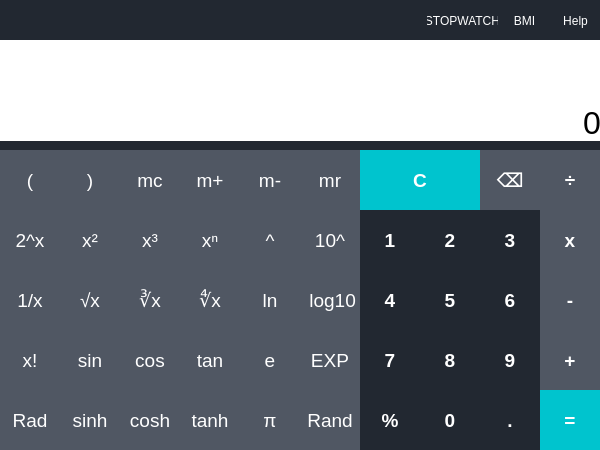
<?xml version="1.0" encoding="UTF-8"?>
<ui version="4.0">
 <class>Dialog</class>
 <widget class="QDialog" name="Dialog">
  <property name="geometry">
   <rect>
    <x>0</x>
    <y>0</y>
    <width>600</width>
    <height>450</height>
   </rect>
  </property>
  <property name="windowTitle">
   <string>Dialog</string>
  </property>
  <property name="styleSheet">
   <string notr="true">background-color:rgb(34, 40, 49);


</string>
  </property>
  <widget class="QLabel" name="display">
   <property name="geometry">
    <rect>
     <x>0</x>
     <y>40</y>
     <width>601</width>
     <height>101</height>
    </rect>
   </property>
   <property name="font">
    <font>
     <family>Microsoft YaHei UI</family>
     <pointsize>24</pointsize>
    </font>
   </property>
   <property name="styleSheet">
    <string notr="true">background-color:rgb(255, 255, 255);
</string>
   </property>
   <property name="text">
    <string>0</string>
   </property>
   <property name="alignment">
    <set>Qt::AlignBottom|Qt::AlignRight|Qt::AlignTrailing</set>
   </property>
   <property name="margin">
    <number>10</number>
   </property>
  </widget>
  <widget class="QPushButton" name="button_number_one">
   <property name="geometry">
    <rect>
     <x>360</x>
     <y>210</y>
     <width>60</width>
     <height>60</height>
    </rect>
   </property>
   <property name="font">
    <font>
     <family>Microsoft YaHei UI</family>
     <pointsize>14</pointsize>
     <weight>75</weight>
     <bold>true</bold>
    </font>
   </property>
   <property name="styleSheet">
    <string notr="true">QPushButton{
color:rgb(255,255,255);
border-style:none
}

QPushButton:pressed{
color:rgb(0,0,0);
background-color:rgb(149, 153, 160);
}</string>
   </property>
   <property name="text">
    <string>1</string>
   </property>
  </widget>
  <widget class="QPushButton" name="button_open">
   <property name="geometry">
    <rect>
     <x>0</x>
     <y>150</y>
     <width>60</width>
     <height>60</height>
    </rect>
   </property>
   <property name="font">
    <font>
     <family>Microsoft YaHei UI</family>
     <pointsize>14</pointsize>
     <weight>50</weight>
     <bold>false</bold>
    </font>
   </property>
   <property name="styleSheet">
    <string notr="true">QPushButton{
color:rgb(255,255,255);
background-color:rgb(80, 87, 99);
border-style:none
}

QPushButton:pressed{
color:rgb(0,0,0);
background-color:rgb(149, 153, 160);
}</string>
   </property>
   <property name="text">
    <string>(</string>
   </property>
  </widget>
  <widget class="QPushButton" name="button_close">
   <property name="geometry">
    <rect>
     <x>60</x>
     <y>150</y>
     <width>60</width>
     <height>60</height>
    </rect>
   </property>
   <property name="font">
    <font>
     <family>Microsoft YaHei UI</family>
     <pointsize>14</pointsize>
     <weight>50</weight>
     <bold>false</bold>
    </font>
   </property>
   <property name="styleSheet">
    <string notr="true">QPushButton{
color:rgb(255,255,255);
background-color:rgb(80, 87, 99);
border-style:none
}

QPushButton:pressed{
color:rgb(0,0,0);
background-color:rgb(149, 153, 160);
}</string>
   </property>
   <property name="text">
    <string>)</string>
   </property>
  </widget>
  <widget class="QPushButton" name="button_mc">
   <property name="geometry">
    <rect>
     <x>120</x>
     <y>150</y>
     <width>60</width>
     <height>60</height>
    </rect>
   </property>
   <property name="font">
    <font>
     <family>Microsoft YaHei UI</family>
     <pointsize>14</pointsize>
     <weight>50</weight>
     <bold>false</bold>
    </font>
   </property>
   <property name="styleSheet">
    <string notr="true">QPushButton{
color:rgb(255,255,255);
background-color:rgb(80, 87, 99);
border-style:none
}

QPushButton:pressed{
color:rgb(0,0,0);
background-color:rgb(149, 153, 160);
}</string>
   </property>
   <property name="text">
    <string>mc</string>
   </property>
  </widget>
  <widget class="QPushButton" name="button_m_plus">
   <property name="geometry">
    <rect>
     <x>180</x>
     <y>150</y>
     <width>60</width>
     <height>60</height>
    </rect>
   </property>
   <property name="font">
    <font>
     <family>Microsoft YaHei UI</family>
     <pointsize>14</pointsize>
     <weight>50</weight>
     <bold>false</bold>
    </font>
   </property>
   <property name="styleSheet">
    <string notr="true">QPushButton{
color:rgb(255,255,255);
background-color:rgb(80, 87, 99);
border-style:none
}

QPushButton:pressed{
color:rgb(0,0,0);
background-color:rgb(149, 153, 160);
}</string>
   </property>
   <property name="text">
    <string>m+</string>
   </property>
  </widget>
  <widget class="QPushButton" name="button_m_minus">
   <property name="geometry">
    <rect>
     <x>240</x>
     <y>150</y>
     <width>60</width>
     <height>60</height>
    </rect>
   </property>
   <property name="font">
    <font>
     <family>Microsoft YaHei UI</family>
     <pointsize>14</pointsize>
     <weight>50</weight>
     <bold>false</bold>
    </font>
   </property>
   <property name="styleSheet">
    <string notr="true">QPushButton{
color:rgb(255,255,255);
background-color:rgb(80, 87, 99);
border-style:none
}

QPushButton:pressed{
color:rgb(0,0,0);
background-color:rgb(149, 153, 160);
}</string>
   </property>
   <property name="text">
    <string>m-</string>
   </property>
  </widget>
  <widget class="QPushButton" name="button_mr">
   <property name="geometry">
    <rect>
     <x>300</x>
     <y>150</y>
     <width>60</width>
     <height>60</height>
    </rect>
   </property>
   <property name="font">
    <font>
     <family>Microsoft YaHei UI</family>
     <pointsize>14</pointsize>
     <weight>50</weight>
     <bold>false</bold>
    </font>
   </property>
   <property name="styleSheet">
    <string notr="true">QPushButton{
color:rgb(255,255,255);
background-color:rgb(80, 87, 99);
border-style:none
}

QPushButton:pressed{
color:rgb(0,0,0);
background-color:rgb(149, 153, 160);
}</string>
   </property>
   <property name="text">
    <string>mr</string>
   </property>
  </widget>
  <widget class="QPushButton" name="button_division">
   <property name="geometry">
    <rect>
     <x>540</x>
     <y>150</y>
     <width>60</width>
     <height>60</height>
    </rect>
   </property>
   <property name="font">
    <font>
     <family>Microsoft YaHei UI</family>
     <pointsize>14</pointsize>
     <weight>75</weight>
     <bold>true</bold>
    </font>
   </property>
   <property name="styleSheet">
    <string notr="true">QPushButton{
color:rgb(255,255,255);
background-color:rgb(80, 87, 99);
border-style:none
}

QPushButton:pressed{
color:rgb(0,0,0);
background-color:rgb(149, 153, 160);
}</string>
   </property>
   <property name="text">
    <string>÷</string>
   </property>
  </widget>
  <widget class="QPushButton" name="button_clear_all">
   <property name="geometry">
    <rect>
     <x>360</x>
     <y>150</y>
     <width>120</width>
     <height>60</height>
    </rect>
   </property>
   <property name="font">
    <font>
     <family>Microsoft YaHei UI</family>
     <pointsize>14</pointsize>
     <weight>75</weight>
     <bold>true</bold>
    </font>
   </property>
   <property name="styleSheet">
    <string notr="true">QPushButton{
color:rgb(255,255,255);
background-color:rgb(0, 196, 206);
border-style:none
}

QPushButton:pressed{
color:rgb(0,0,0);
background-color:rgb(107, 233, 239);
}</string>
   </property>
   <property name="text">
    <string>C</string>
   </property>
  </widget>
  <widget class="QPushButton" name="button_delete">
   <property name="geometry">
    <rect>
     <x>480</x>
     <y>150</y>
     <width>60</width>
     <height>60</height>
    </rect>
   </property>
   <property name="font">
    <font>
     <family>Microsoft YaHei UI</family>
     <pointsize>14</pointsize>
     <weight>75</weight>
     <bold>true</bold>
    </font>
   </property>
   <property name="styleSheet">
    <string notr="true">QPushButton{
color:rgb(255,255,255);
background-color:rgb(80, 87, 99);
border-style:none
}

QPushButton:pressed{
color:rgb(0,0,0);
background-color:rgb(149, 153, 160);
}</string>
   </property>
   <property name="text">
    <string>⌫</string>
   </property>
  </widget>
  <widget class="QPushButton" name="button_pow_3">
   <property name="geometry">
    <rect>
     <x>120</x>
     <y>210</y>
     <width>60</width>
     <height>60</height>
    </rect>
   </property>
   <property name="font">
    <font>
     <family>Microsoft YaHei UI</family>
     <pointsize>14</pointsize>
     <weight>50</weight>
     <bold>false</bold>
    </font>
   </property>
   <property name="styleSheet">
    <string notr="true">QPushButton{
color:rgb(255,255,255);
background-color:rgb(80, 87, 99);
border-style:none
}

QPushButton:pressed{
color:rgb(0,0,0);
background-color:rgb(149, 153, 160);
}</string>
   </property>
   <property name="text">
    <string>x³</string>
   </property>
  </widget>
  <widget class="QPushButton" name="button_power_two">
   <property name="geometry">
    <rect>
     <x>0</x>
     <y>210</y>
     <width>60</width>
     <height>60</height>
    </rect>
   </property>
   <property name="font">
    <font>
     <family>Microsoft YaHei UI</family>
     <pointsize>14</pointsize>
     <weight>50</weight>
     <bold>false</bold>
    </font>
   </property>
   <property name="styleSheet">
    <string notr="true">QPushButton{
color:rgb(255,255,255);
background-color:rgb(80, 87, 99);
border-style:none
}

QPushButton:pressed{
color:rgb(0,0,0);
background-color:rgb(149, 153, 160);
}</string>
   </property>
   <property name="text">
    <string>2^x</string>
   </property>
  </widget>
  <widget class="QPushButton" name="button_exponent">
   <property name="geometry">
    <rect>
     <x>240</x>
     <y>210</y>
     <width>60</width>
     <height>60</height>
    </rect>
   </property>
   <property name="font">
    <font>
     <family>Microsoft YaHei UI</family>
     <pointsize>14</pointsize>
     <weight>50</weight>
     <bold>false</bold>
    </font>
   </property>
   <property name="styleSheet">
    <string notr="true">QPushButton{
color:rgb(255,255,255);
background-color:rgb(80, 87, 99);
border-style:none
}

QPushButton:pressed{
color:rgb(0,0,0);
background-color:rgb(149, 153, 160);
}</string>
   </property>
   <property name="text">
    <string>^</string>
   </property>
  </widget>
  <widget class="QPushButton" name="button_power_ten">
   <property name="geometry">
    <rect>
     <x>300</x>
     <y>210</y>
     <width>60</width>
     <height>60</height>
    </rect>
   </property>
   <property name="font">
    <font>
     <family>Microsoft YaHei UI</family>
     <pointsize>14</pointsize>
     <weight>50</weight>
     <bold>false</bold>
    </font>
   </property>
   <property name="styleSheet">
    <string notr="true">QPushButton{
color:rgb(255,255,255);
background-color:rgb(80, 87, 99);
border-style:none
}

QPushButton:pressed{
color:rgb(0,0,0);
background-color:rgb(149, 153, 160);
}</string>
   </property>
   <property name="text">
    <string>10^</string>
   </property>
  </widget>
  <widget class="QPushButton" name="button_pow_two">
   <property name="geometry">
    <rect>
     <x>60</x>
     <y>210</y>
     <width>60</width>
     <height>60</height>
    </rect>
   </property>
   <property name="font">
    <font>
     <family>Microsoft YaHei UI</family>
     <pointsize>14</pointsize>
     <weight>50</weight>
     <bold>false</bold>
    </font>
   </property>
   <property name="styleSheet">
    <string notr="true">QPushButton{
color:rgb(255,255,255);
background-color:rgb(80, 87, 99);
border-style:none
}

QPushButton:pressed{
color:rgb(0,0,0);
background-color:rgb(149, 153, 160);
}</string>
   </property>
   <property name="text">
    <string>x²</string>
   </property>
  </widget>
  <widget class="QPushButton" name="button_pow_n">
   <property name="geometry">
    <rect>
     <x>180</x>
     <y>210</y>
     <width>60</width>
     <height>60</height>
    </rect>
   </property>
   <property name="font">
    <font>
     <family>Microsoft YaHei UI</family>
     <pointsize>14</pointsize>
     <weight>50</weight>
     <bold>false</bold>
    </font>
   </property>
   <property name="styleSheet">
    <string notr="true">QPushButton{
color:rgb(255,255,255);
background-color:rgb(80, 87, 99);
border-style:none
}

QPushButton:pressed{
color:rgb(0,0,0);
background-color:rgb(149, 153, 160);
}</string>
   </property>
   <property name="text">
    <string>xⁿ</string>
   </property>
  </widget>
  <widget class="QPushButton" name="button_thrd_rt">
   <property name="geometry">
    <rect>
     <x>120</x>
     <y>270</y>
     <width>60</width>
     <height>60</height>
    </rect>
   </property>
   <property name="font">
    <font>
     <family>Microsoft YaHei UI</family>
     <pointsize>14</pointsize>
     <weight>50</weight>
     <bold>false</bold>
    </font>
   </property>
   <property name="styleSheet">
    <string notr="true">QPushButton{
color:rgb(255,255,255);
background-color:rgb(80, 87, 99);
border-style:none
}

QPushButton:pressed{
color:rgb(0,0,0);
background-color:rgb(149, 153, 160);
}</string>
   </property>
   <property name="text">
    <string>∛x</string>
   </property>
  </widget>
  <widget class="QPushButton" name="button_fraction">
   <property name="geometry">
    <rect>
     <x>0</x>
     <y>270</y>
     <width>60</width>
     <height>60</height>
    </rect>
   </property>
   <property name="font">
    <font>
     <family>Microsoft YaHei UI</family>
     <pointsize>14</pointsize>
     <weight>50</weight>
     <bold>false</bold>
    </font>
   </property>
   <property name="styleSheet">
    <string notr="true">QPushButton{
color:rgb(255,255,255);
background-color:rgb(80, 87, 99);
border-style:none
}

QPushButton:pressed{
color:rgb(0,0,0);
background-color:rgb(149, 153, 160);
}</string>
   </property>
   <property name="text">
    <string>1/x</string>
   </property>
  </widget>
  <widget class="QPushButton" name="button_ln">
   <property name="geometry">
    <rect>
     <x>240</x>
     <y>270</y>
     <width>60</width>
     <height>60</height>
    </rect>
   </property>
   <property name="font">
    <font>
     <family>Microsoft YaHei UI</family>
     <pointsize>14</pointsize>
     <weight>50</weight>
     <bold>false</bold>
    </font>
   </property>
   <property name="styleSheet">
    <string notr="true">QPushButton{
color:rgb(255,255,255);
background-color:rgb(80, 87, 99);
border-style:none
}

QPushButton:pressed{
color:rgb(0,0,0);
background-color:rgb(149, 153, 160);
}</string>
   </property>
   <property name="text">
    <string>ln</string>
   </property>
  </widget>
  <widget class="QPushButton" name="button_log">
   <property name="geometry">
    <rect>
     <x>300</x>
     <y>270</y>
     <width>60</width>
     <height>60</height>
    </rect>
   </property>
   <property name="font">
    <font>
     <family>Microsoft YaHei UI</family>
     <pointsize>14</pointsize>
     <weight>50</weight>
     <bold>false</bold>
    </font>
   </property>
   <property name="styleSheet">
    <string notr="true">QPushButton{
color:rgb(255,255,255);
background-color:rgb(80, 87, 99);
border-style:none
}

QPushButton:pressed{
color:rgb(0,0,0);
background-color:rgb(149, 153, 160);
}</string>
   </property>
   <property name="text">
    <string> log10</string>
   </property>
  </widget>
  <widget class="QPushButton" name="button_sqrt">
   <property name="geometry">
    <rect>
     <x>60</x>
     <y>270</y>
     <width>60</width>
     <height>60</height>
    </rect>
   </property>
   <property name="font">
    <font>
     <family>Microsoft YaHei UI</family>
     <pointsize>14</pointsize>
     <weight>50</weight>
     <bold>false</bold>
    </font>
   </property>
   <property name="styleSheet">
    <string notr="true">QPushButton{
color:rgb(255,255,255);
background-color:rgb(80, 87, 99);
border-style:none
}

QPushButton:pressed{
color:rgb(0,0,0);
background-color:rgb(149, 153, 160);
}</string>
   </property>
   <property name="text">
    <string>√x</string>
   </property>
  </widget>
  <widget class="QPushButton" name="button_fourth_rt">
   <property name="geometry">
    <rect>
     <x>180</x>
     <y>270</y>
     <width>60</width>
     <height>60</height>
    </rect>
   </property>
   <property name="font">
    <font>
     <family>Microsoft YaHei UI</family>
     <pointsize>14</pointsize>
     <weight>50</weight>
     <bold>false</bold>
    </font>
   </property>
   <property name="styleSheet">
    <string notr="true">QPushButton{
color:rgb(255,255,255);
background-color:rgb(80, 87, 99);
border-style:none
}

QPushButton:pressed{
color:rgb(0,0,0);
background-color:rgb(149, 153, 160);
}</string>
   </property>
   <property name="text">
    <string>∜x</string>
   </property>
  </widget>
  <widget class="QPushButton" name="button_cos">
   <property name="geometry">
    <rect>
     <x>120</x>
     <y>330</y>
     <width>60</width>
     <height>60</height>
    </rect>
   </property>
   <property name="font">
    <font>
     <family>Microsoft YaHei UI</family>
     <pointsize>14</pointsize>
     <weight>50</weight>
     <bold>false</bold>
    </font>
   </property>
   <property name="styleSheet">
    <string notr="true">QPushButton{
color:rgb(255,255,255);
background-color:rgb(80, 87, 99);
border-style:none
}

QPushButton:pressed{
color:rgb(0,0,0);
background-color:rgb(149, 153, 160);
}</string>
   </property>
   <property name="text">
    <string>cos</string>
   </property>
  </widget>
  <widget class="QPushButton" name="button_factorial">
   <property name="geometry">
    <rect>
     <x>0</x>
     <y>330</y>
     <width>60</width>
     <height>60</height>
    </rect>
   </property>
   <property name="font">
    <font>
     <family>Microsoft YaHei UI</family>
     <pointsize>14</pointsize>
     <weight>50</weight>
     <bold>false</bold>
    </font>
   </property>
   <property name="styleSheet">
    <string notr="true">QPushButton{
color:rgb(255,255,255);
background-color:rgb(80, 87, 99);
border-style:none
}

QPushButton:pressed{
color:rgb(0,0,0);
background-color:rgb(149, 153, 160);
}</string>
   </property>
   <property name="text">
    <string>x!</string>
   </property>
  </widget>
  <widget class="QPushButton" name="button_e">
   <property name="geometry">
    <rect>
     <x>240</x>
     <y>330</y>
     <width>60</width>
     <height>60</height>
    </rect>
   </property>
   <property name="font">
    <font>
     <family>Microsoft YaHei UI</family>
     <pointsize>14</pointsize>
     <weight>50</weight>
     <bold>false</bold>
    </font>
   </property>
   <property name="styleSheet">
    <string notr="true">QPushButton{
color:rgb(255,255,255);
background-color:rgb(80, 87, 99);
border-style:none
}

QPushButton:pressed{
color:rgb(0,0,0);
background-color:rgb(149, 153, 160);
}</string>
   </property>
   <property name="text">
    <string>e</string>
   </property>
  </widget>
  <widget class="QPushButton" name="button_exp">
   <property name="geometry">
    <rect>
     <x>300</x>
     <y>330</y>
     <width>60</width>
     <height>60</height>
    </rect>
   </property>
   <property name="font">
    <font>
     <family>Microsoft YaHei UI</family>
     <pointsize>14</pointsize>
     <weight>50</weight>
     <bold>false</bold>
    </font>
   </property>
   <property name="styleSheet">
    <string notr="true">QPushButton{
color:rgb(255,255,255);
background-color:rgb(80, 87, 99);
border-style:none
}

QPushButton:pressed{
color:rgb(0,0,0);
background-color:rgb(149, 153, 160);
}</string>
   </property>
   <property name="text">
    <string>EXP</string>
   </property>
  </widget>
  <widget class="QPushButton" name="button_sin">
   <property name="geometry">
    <rect>
     <x>60</x>
     <y>330</y>
     <width>60</width>
     <height>60</height>
    </rect>
   </property>
   <property name="font">
    <font>
     <family>Microsoft YaHei UI</family>
     <pointsize>14</pointsize>
     <weight>50</weight>
     <bold>false</bold>
    </font>
   </property>
   <property name="styleSheet">
    <string notr="true">QPushButton{
color:rgb(255,255,255);
background-color:rgb(80, 87, 99);
border-style:none
}

QPushButton:pressed{
color:rgb(0,0,0);
background-color:rgb(149, 153, 160);
}</string>
   </property>
   <property name="text">
    <string>sin</string>
   </property>
  </widget>
  <widget class="QPushButton" name="button_tan">
   <property name="geometry">
    <rect>
     <x>180</x>
     <y>330</y>
     <width>60</width>
     <height>60</height>
    </rect>
   </property>
   <property name="font">
    <font>
     <family>Microsoft YaHei UI</family>
     <pointsize>14</pointsize>
     <weight>50</weight>
     <bold>false</bold>
    </font>
   </property>
   <property name="styleSheet">
    <string notr="true">QPushButton{
color:rgb(255,255,255);
background-color:rgb(80, 87, 99);
border-style:none
}

QPushButton:pressed{
color:rgb(0,0,0);
background-color:rgb(149, 153, 160);
}</string>
   </property>
   <property name="text">
    <string>tan</string>
   </property>
  </widget>
  <widget class="QPushButton" name="button_cosh">
   <property name="geometry">
    <rect>
     <x>120</x>
     <y>390</y>
     <width>60</width>
     <height>60</height>
    </rect>
   </property>
   <property name="font">
    <font>
     <family>Microsoft YaHei UI</family>
     <pointsize>14</pointsize>
     <weight>50</weight>
     <bold>false</bold>
    </font>
   </property>
   <property name="styleSheet">
    <string notr="true">QPushButton{
color:rgb(255,255,255);
background-color:rgb(80, 87, 99);
border-style:none
}

QPushButton:pressed{
color:rgb(0,0,0);
background-color:rgb(149, 153, 160);
}</string>
   </property>
   <property name="text">
    <string>cosh</string>
   </property>
  </widget>
  <widget class="QPushButton" name="button_rad">
   <property name="geometry">
    <rect>
     <x>0</x>
     <y>390</y>
     <width>60</width>
     <height>60</height>
    </rect>
   </property>
   <property name="font">
    <font>
     <family>Microsoft YaHei UI</family>
     <pointsize>14</pointsize>
     <weight>50</weight>
     <bold>false</bold>
    </font>
   </property>
   <property name="styleSheet">
    <string notr="true">QPushButton{
color:rgb(255,255,255);
background-color:rgb(80, 87, 99);
border-style:none
}

QPushButton:pressed{
color:rgb(0,0,0);
background-color:rgb(149, 153, 160);
}</string>
   </property>
   <property name="text">
    <string>Rad</string>
   </property>
  </widget>
  <widget class="QPushButton" name="button_pi">
   <property name="geometry">
    <rect>
     <x>240</x>
     <y>390</y>
     <width>60</width>
     <height>60</height>
    </rect>
   </property>
   <property name="font">
    <font>
     <family>Microsoft YaHei UI</family>
     <pointsize>14</pointsize>
     <weight>50</weight>
     <bold>false</bold>
    </font>
   </property>
   <property name="styleSheet">
    <string notr="true">QPushButton{
color:rgb(255,255,255);
background-color:rgb(80, 87, 99);
border-style:none
}

QPushButton:pressed{
color:rgb(0,0,0);
background-color:rgb(149, 153, 160);
}</string>
   </property>
   <property name="text">
    <string>π</string>
   </property>
  </widget>
  <widget class="QPushButton" name="button_rand">
   <property name="geometry">
    <rect>
     <x>300</x>
     <y>390</y>
     <width>60</width>
     <height>60</height>
    </rect>
   </property>
   <property name="font">
    <font>
     <family>Microsoft YaHei UI</family>
     <pointsize>14</pointsize>
     <weight>50</weight>
     <bold>false</bold>
    </font>
   </property>
   <property name="styleSheet">
    <string notr="true">QPushButton{
color:rgb(255,255,255);
background-color:rgb(80, 87, 99);
border-style:none
}

QPushButton:pressed{
color:rgb(0,0,0);
background-color:rgb(149, 153, 160);
}</string>
   </property>
   <property name="text">
    <string>Rand</string>
   </property>
  </widget>
  <widget class="QPushButton" name="button_sinh">
   <property name="geometry">
    <rect>
     <x>60</x>
     <y>390</y>
     <width>60</width>
     <height>60</height>
    </rect>
   </property>
   <property name="font">
    <font>
     <family>Microsoft YaHei UI</family>
     <pointsize>14</pointsize>
     <weight>50</weight>
     <bold>false</bold>
    </font>
   </property>
   <property name="styleSheet">
    <string notr="true">QPushButton{
color:rgb(255,255,255);
background-color:rgb(80, 87, 99);
border-style:none
}

QPushButton:pressed{
color:rgb(0,0,0);
background-color:rgb(149, 153, 160);
}</string>
   </property>
   <property name="text">
    <string>sinh</string>
   </property>
  </widget>
  <widget class="QPushButton" name="button_tanh">
   <property name="geometry">
    <rect>
     <x>180</x>
     <y>390</y>
     <width>60</width>
     <height>60</height>
    </rect>
   </property>
   <property name="font">
    <font>
     <family>Microsoft YaHei UI</family>
     <pointsize>14</pointsize>
     <weight>50</weight>
     <bold>false</bold>
    </font>
   </property>
   <property name="styleSheet">
    <string notr="true">QPushButton{
color:rgb(255,255,255);
background-color:rgb(80, 87, 99);
border-style:none
}

QPushButton:pressed{
color:rgb(0,0,0);
background-color:rgb(149, 153, 160);
}</string>
   </property>
   <property name="text">
    <string>tanh</string>
   </property>
  </widget>
  <widget class="QPushButton" name="button_number_two">
   <property name="geometry">
    <rect>
     <x>420</x>
     <y>210</y>
     <width>60</width>
     <height>60</height>
    </rect>
   </property>
   <property name="font">
    <font>
     <family>Microsoft YaHei UI</family>
     <pointsize>14</pointsize>
     <weight>75</weight>
     <bold>true</bold>
    </font>
   </property>
   <property name="styleSheet">
    <string notr="true">QPushButton{
color:rgb(255,255,255);
border-style:none
}

QPushButton:pressed{
color:rgb(0,0,0);
background-color:rgb(149, 153, 160);
}</string>
   </property>
   <property name="text">
    <string>2</string>
   </property>
  </widget>
  <widget class="QPushButton" name="button_number_three">
   <property name="geometry">
    <rect>
     <x>480</x>
     <y>210</y>
     <width>60</width>
     <height>60</height>
    </rect>
   </property>
   <property name="font">
    <font>
     <family>Microsoft YaHei UI</family>
     <pointsize>14</pointsize>
     <weight>75</weight>
     <bold>true</bold>
    </font>
   </property>
   <property name="styleSheet">
    <string notr="true">QPushButton{
color:rgb(255,255,255);
border-style:none
}

QPushButton:pressed{
color:rgb(0,0,0);
background-color:rgb(149, 153, 160);
}</string>
   </property>
   <property name="text">
    <string>3</string>
   </property>
  </widget>
  <widget class="QPushButton" name="button_number_five">
   <property name="geometry">
    <rect>
     <x>420</x>
     <y>270</y>
     <width>60</width>
     <height>60</height>
    </rect>
   </property>
   <property name="font">
    <font>
     <family>Microsoft YaHei UI</family>
     <pointsize>14</pointsize>
     <weight>75</weight>
     <bold>true</bold>
    </font>
   </property>
   <property name="styleSheet">
    <string notr="true">QPushButton{
color:rgb(255,255,255);
border-style:none
}

QPushButton:pressed{
color:rgb(0,0,0);
background-color:rgb(149, 153, 160);
}</string>
   </property>
   <property name="text">
    <string>5</string>
   </property>
  </widget>
  <widget class="QPushButton" name="button_number_four">
   <property name="geometry">
    <rect>
     <x>360</x>
     <y>270</y>
     <width>60</width>
     <height>60</height>
    </rect>
   </property>
   <property name="font">
    <font>
     <family>Microsoft YaHei UI</family>
     <pointsize>14</pointsize>
     <weight>75</weight>
     <bold>true</bold>
    </font>
   </property>
   <property name="styleSheet">
    <string notr="true">QPushButton{
color:rgb(255,255,255);
border-style:none
}

QPushButton:pressed{
color:rgb(0,0,0);
background-color:rgb(149, 153, 160);
}</string>
   </property>
   <property name="text">
    <string>4</string>
   </property>
  </widget>
  <widget class="QPushButton" name="button_number_six">
   <property name="geometry">
    <rect>
     <x>480</x>
     <y>270</y>
     <width>60</width>
     <height>60</height>
    </rect>
   </property>
   <property name="font">
    <font>
     <family>Microsoft YaHei UI</family>
     <pointsize>14</pointsize>
     <weight>75</weight>
     <bold>true</bold>
    </font>
   </property>
   <property name="styleSheet">
    <string notr="true">QPushButton{
color:rgb(255,255,255);
border-style:none
}

QPushButton:pressed{
color:rgb(0,0,0);
background-color:rgb(149, 153, 160);
}</string>
   </property>
   <property name="text">
    <string>6</string>
   </property>
  </widget>
  <widget class="QPushButton" name="button_number_eight">
   <property name="geometry">
    <rect>
     <x>420</x>
     <y>330</y>
     <width>60</width>
     <height>60</height>
    </rect>
   </property>
   <property name="font">
    <font>
     <family>Microsoft YaHei UI</family>
     <pointsize>14</pointsize>
     <weight>75</weight>
     <bold>true</bold>
    </font>
   </property>
   <property name="styleSheet">
    <string notr="true">QPushButton{
color:rgb(255,255,255);
border-style:none
}

QPushButton:pressed{
color:rgb(0,0,0);
background-color:rgb(149, 153, 160);
}</string>
   </property>
   <property name="text">
    <string>8</string>
   </property>
  </widget>
  <widget class="QPushButton" name="button_number_seven">
   <property name="geometry">
    <rect>
     <x>360</x>
     <y>330</y>
     <width>60</width>
     <height>60</height>
    </rect>
   </property>
   <property name="font">
    <font>
     <family>Microsoft YaHei UI</family>
     <pointsize>14</pointsize>
     <weight>75</weight>
     <bold>true</bold>
    </font>
   </property>
   <property name="styleSheet">
    <string notr="true">QPushButton{
color:rgb(255,255,255);
border-style:none
}

QPushButton:pressed{
color:rgb(0,0,0);
background-color:rgb(149, 153, 160);
}</string>
   </property>
   <property name="text">
    <string>7</string>
   </property>
  </widget>
  <widget class="QPushButton" name="button_number_nine">
   <property name="geometry">
    <rect>
     <x>480</x>
     <y>330</y>
     <width>60</width>
     <height>60</height>
    </rect>
   </property>
   <property name="font">
    <font>
     <family>Microsoft YaHei UI</family>
     <pointsize>14</pointsize>
     <weight>75</weight>
     <bold>true</bold>
    </font>
   </property>
   <property name="styleSheet">
    <string notr="true">QPushButton{
color:rgb(255,255,255);
border-style:none
}

QPushButton:pressed{
color:rgb(0,0,0);
background-color:rgb(149, 153, 160);
}</string>
   </property>
   <property name="text">
    <string>9</string>
   </property>
  </widget>
  <widget class="QPushButton" name="button_zero">
   <property name="geometry">
    <rect>
     <x>420</x>
     <y>390</y>
     <width>60</width>
     <height>60</height>
    </rect>
   </property>
   <property name="font">
    <font>
     <family>Microsoft YaHei UI</family>
     <pointsize>14</pointsize>
     <weight>75</weight>
     <bold>true</bold>
    </font>
   </property>
   <property name="styleSheet">
    <string notr="true">QPushButton{
color:rgb(255,255,255);
border-style:none
}

QPushButton:pressed{
color:rgb(0,0,0);
background-color:rgb(149, 153, 160);
}</string>
   </property>
   <property name="text">
    <string>0</string>
   </property>
  </widget>
  <widget class="QPushButton" name="button_percent">
   <property name="geometry">
    <rect>
     <x>360</x>
     <y>390</y>
     <width>60</width>
     <height>60</height>
    </rect>
   </property>
   <property name="font">
    <font>
     <family>Microsoft YaHei UI</family>
     <pointsize>14</pointsize>
     <weight>75</weight>
     <bold>true</bold>
    </font>
   </property>
   <property name="styleSheet">
    <string notr="true">QPushButton{
color:rgb(255,255,255);
border-style:none
}

QPushButton:pressed{
color:rgb(0,0,0);
background-color:rgb(149, 153, 160);
}</string>
   </property>
   <property name="text">
    <string>%</string>
   </property>
  </widget>
  <widget class="QPushButton" name="button_decimal">
   <property name="geometry">
    <rect>
     <x>480</x>
     <y>390</y>
     <width>60</width>
     <height>60</height>
    </rect>
   </property>
   <property name="font">
    <font>
     <family>Microsoft YaHei UI</family>
     <pointsize>14</pointsize>
     <weight>75</weight>
     <bold>true</bold>
    </font>
   </property>
   <property name="styleSheet">
    <string notr="true">QPushButton{
color:rgb(255,255,255);
border-style:none
}

QPushButton:pressed{
color:rgb(0,0,0);
background-color:rgb(149, 153, 160);
}</string>
   </property>
   <property name="text">
    <string>.</string>
   </property>
  </widget>
  <widget class="QPushButton" name="button_multiply">
   <property name="geometry">
    <rect>
     <x>540</x>
     <y>210</y>
     <width>60</width>
     <height>60</height>
    </rect>
   </property>
   <property name="font">
    <font>
     <family>Microsoft YaHei UI</family>
     <pointsize>14</pointsize>
     <weight>75</weight>
     <bold>true</bold>
    </font>
   </property>
   <property name="styleSheet">
    <string notr="true">QPushButton{
color:rgb(255,255,255);
background-color:rgb(80, 87, 99);
border-style:none
}

QPushButton:pressed{
color:rgb(0,0,0);
background-color:rgb(149, 153, 160);
}</string>
   </property>
   <property name="text">
    <string>x</string>
   </property>
  </widget>
  <widget class="QPushButton" name="button_sub">
   <property name="geometry">
    <rect>
     <x>540</x>
     <y>270</y>
     <width>60</width>
     <height>60</height>
    </rect>
   </property>
   <property name="font">
    <font>
     <family>Microsoft YaHei UI</family>
     <pointsize>14</pointsize>
     <weight>75</weight>
     <bold>true</bold>
    </font>
   </property>
   <property name="styleSheet">
    <string notr="true">QPushButton{
color:rgb(255,255,255);
background-color:rgb(80, 87, 99);
border-style:none
}

QPushButton:pressed{
color:rgb(0,0,0);
background-color:rgb(149, 153, 160);
}</string>
   </property>
   <property name="text">
    <string>-</string>
   </property>
  </widget>
  <widget class="QPushButton" name="button_add">
   <property name="geometry">
    <rect>
     <x>540</x>
     <y>330</y>
     <width>60</width>
     <height>60</height>
    </rect>
   </property>
   <property name="font">
    <font>
     <family>Microsoft YaHei UI</family>
     <pointsize>14</pointsize>
     <weight>75</weight>
     <bold>true</bold>
    </font>
   </property>
   <property name="styleSheet">
    <string notr="true">QPushButton{
color:rgb(255,255,255);
background-color:rgb(80, 87, 99);
border-style:none
}

QPushButton:pressed{
color:rgb(0,0,0);
background-color:rgb(149, 153, 160);
}</string>
   </property>
   <property name="text">
    <string>+</string>
   </property>
  </widget>
  <widget class="QPushButton" name="button_exual">
   <property name="geometry">
    <rect>
     <x>540</x>
     <y>390</y>
     <width>60</width>
     <height>60</height>
    </rect>
   </property>
   <property name="font">
    <font>
     <family>Microsoft YaHei UI</family>
     <pointsize>14</pointsize>
     <weight>75</weight>
     <bold>true</bold>
    </font>
   </property>
   <property name="styleSheet">
    <string notr="true">QPushButton{
color:rgb(255,255,255);
background-color:rgb(0, 196, 206);
border-style:none
}

QPushButton:pressed{
color:rgb(0,0,0);
background-color:rgb(107, 233, 239);
}</string>
   </property>
   <property name="text">
    <string>=</string>
   </property>
  </widget>
  <widget class="QPushButton" name="button_logo">
   <property name="geometry">
    <rect>
     <x>10</x>
     <y>10</y>
     <width>31</width>
     <height>21</height>
    </rect>
   </property>
   <property name="styleSheet">
    <string notr="true">QPushButton{
color:rgb(255,255,255);
border-style:none
}

QPushButton:hover{
color:rgb(0,0,0);
background-color:rgb(149, 153, 160);
border-radius: 25px;

}</string>
   </property>
   <property name="text">
    <string/>
   </property>
   <property name="icon">
    <iconset>
     <normaloff>Calculator_logo_blue.png</normaloff>Calculator_logo_blue.png</iconset>
   </property>
  </widget>
  <widget class="QPushButton" name="button_BMI">
   <property name="geometry">
    <rect>
     <x>499</x>
     <y>10</y>
     <width>51</width>
     <height>21</height>
    </rect>
   </property>
   <property name="styleSheet">
    <string notr="true">QPushButton{
color:rgb(255,255,255);
border-style:none
}

QPushButton:hover{
color:rgb(0,0,0);
background-color:rgb(149, 153, 160);
border-radius: 25px;

}</string>
   </property>
   <property name="text">
    <string>BMI</string>
   </property>
  </widget>
  <widget class="QPushButton" name="button_stopwatch">
   <property name="geometry">
    <rect>
     <x>427</x>
     <y>10</y>
     <width>71</width>
     <height>21</height>
    </rect>
   </property>
   <property name="styleSheet">
    <string notr="true">QPushButton{
color:rgb(255,255,255);
border-style:none
}

QPushButton:hover{
color:rgb(0,0,0);
background-color:rgb(149, 153, 160);
border-radius: 25px;

}</string>
   </property>
   <property name="text">
    <string>STOPWATCH</string>
   </property>
  </widget>
  <widget class="QPushButton" name="button_help">
   <property name="geometry">
    <rect>
     <x>550</x>
     <y>10</y>
     <width>51</width>
     <height>21</height>
    </rect>
   </property>
   <property name="styleSheet">
    <string notr="true">QPushButton{
color:rgb(255,255,255);
border-style:none
}

QPushButton:hover{
color:rgb(0,0,0);
background-color:rgb(149, 153, 160);
border-radius: 25px;

}</string>
   </property>
   <property name="text">
    <string>Help</string>
   </property>
  </widget>
 </widget>
 <resources/>
 <connections/>
</ui>
